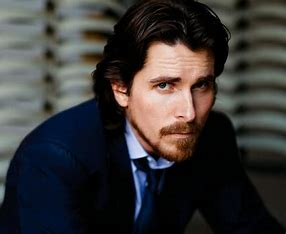
#> input picture Thiru/MTCNN/bale.jpg, 286 x 234 px, found by its file name
$ jupyter execute --allow-errors opencv-demo.ipynb
#> lines starting #> are read from the running program, lines starting #| are printed output that depends on the picture; after the words box and inside, x2 and y2 are one past the last pixel; in counts of white or black regions, pixels touching at a corner belong together
[cell 1]
import cv2 as cv

# Reading image

[cell 2]
import cv2 as cv

img = cv.imread('js.jpg')

cv.imshow('js',img)
cv.waitKey(0)

# Resizing

[cell 3]
# from configparser import Interpolation
import cv2 as cv

img = cv.imread('js-big.jpg')
cv.imshow('js big',img)

def rescaleFrame(frame,scale=0.10):
    width = frame.shape[1]*scale
    height = frame.shape[0]*scale
    dimensions = (int(width),int(height))

    return cv.resize(frame,dimensions,interpolation=cv.INTER_AREA)

#> (the rest of this cell did not finish here and is left out)

# shapes,text

[cell 4]
import cv2 as cv
import numpy as np

blank = np.zeros((500,500,3),dtype='uint8') #creating a blank image
cv.imshow('blank',blank)

#paint
blank[:] = 0,0,255
cv.imshow('Red',blank)


blank[200:300, 300:400] = 175,0,255
cv.imshow('Red',blank)
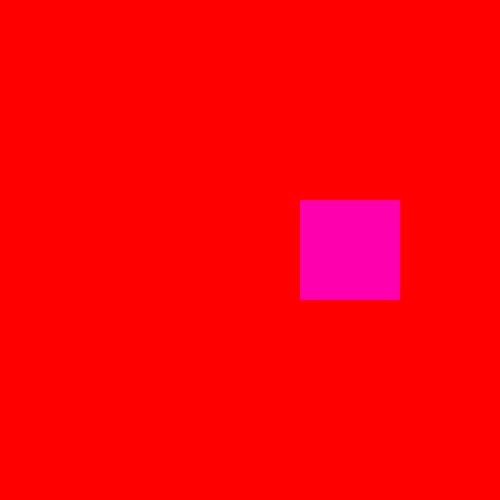
#> window 'Red': shape (500, 500, 3); mean B, G, R 7, 0, 255

#rectangle
cv.rectangle(blank, (0,0),(250,250),(255,0,0),thickness=-1) #-1 used to fill the color
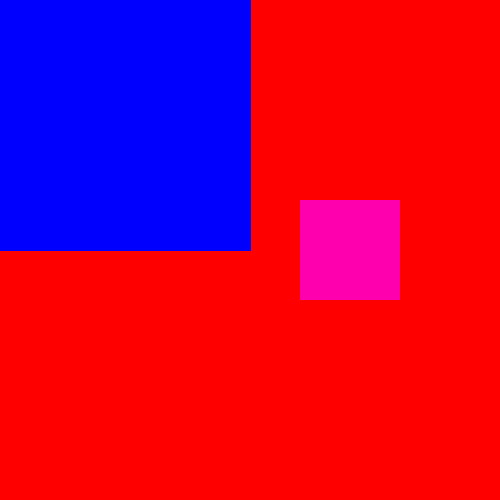
#> blank: shape (500, 500, 3); mean of channels 0, 1, 2 71.3, 0, 190.7; drawn as B, G, R
cv.imshow('rectangle',blank)

#square
cv.rectangle(blank, (0,0),(blank.shape[1]//2,blank.shape[0]//2),(0,0,0),thickness=-1) #-1 used to fill the color
cv.imshow('square',blank)

#circle
cv.circle(blank,(250,250),50,(0,255,0),thickness=3)
cv.imshow('circle',blank)

#line
cv.line(blank,(0,0),(blank.shape[1]//2,blank.shape[0]//2),(255,255,255),thickness=3)
cv.imshow('line',blank)

#text
cv.putText(blank,'hi',(175,175),cv.FONT_HERSHEY_TRIPLEX,1.0,(255,255,255),2)
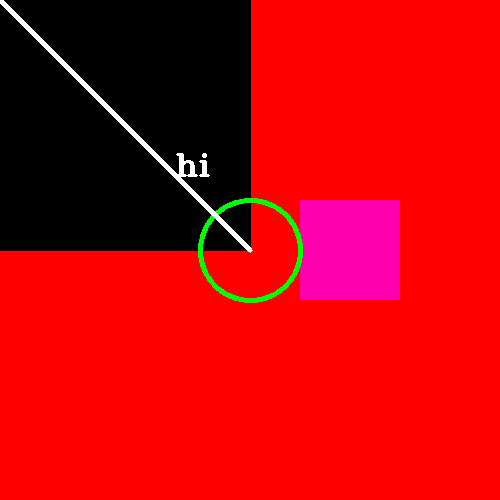
#> blank: shape (500, 500, 3); mean of channels 0, 1, 2 9.1, 3.8, 191.7; drawn as B, G, R
cv.imshow('text',blank)

cv.waitKey(0)

# Basic functions

[cell 5]
import cv2 as cv

img = cv.imread('js.jpg')
cv.imshow('js',img)

#Converting BGR-Grayscale image
#> (the rest of this cell did not finish here and is left out)

# Image Transformations

[cell 6]
import cv2 as cv
import numpy as np

img = cv.imread('avengers.jpg')
cv.imshow('avengers',img)

#translation
''' -x for left
    -y for up
     x for right
     y for down'''

def translate(img,x,y):
    M = np.float32([[1,0,x],[0,1,y]])
    dimensions = (img.shape[1],img.shape[0])
    return cv.warpAffine(img,M,dimensions)

#> (the rest of this cell did not finish here and is left out)

# Contour Detection

[cell 7]
import cv2 as cv
import numpy as np


img = cv.imread('js.jpg')
cv.imshow('js',img)

#> (the rest of this cell did not finish here and is left out)

# Color spaces

[cell 8]
import cv2 as cv
import matplotlib.pyplot as plt


img = cv.imread('boston.jpg')
cv.imshow('boston',img)

''' opencv by default reads in BGR format
whereas matplotlib by default read in RGB format'''
# plt.imshow(img)
# plt.show()

#BGR to Gray scale
#> (the rest of this cell did not finish here and is left out)

# Color channels

[cell 9]
import cv2 as cv
import numpy as np

img = cv.imread('boston.jpg')
cv.imshow('boston',img)

#> (the rest of this cell did not finish here and is left out)

# Blurring Techniques

[cell 10]
import cv2 as cv

img = cv.imread('cats.jpg')
cv.imshow('cats',img)

#Averaging  the middle pixel element would be the average of the neighboring pixels
#> (the rest of this cell did not finish here and is left out)

# Bitwise Operations

[cell 11]
import cv2 as cv
import numpy as np

blank = np.zeros((400,400),dtype='uint8')

rectangle = cv.rectangle(blank.copy(),(30,30),(350,350),255,-1)
circle = cv.circle(blank.copy(),(200,200),200,255,-1)

cv.imshow('rectangle',rectangle)
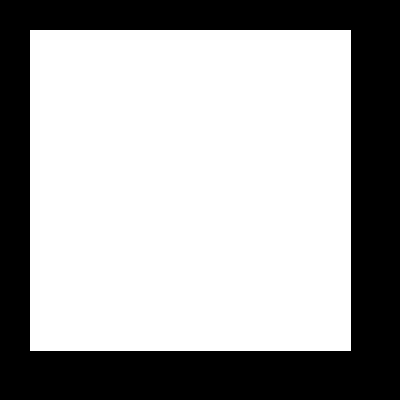
#> window 'rectangle': shape (400, 400); 64.4% white; 1 black region, box (x1, y1, x2, y2) and area: (0, 0, 400, 400) 56959
cv.imshow('circle',circle)
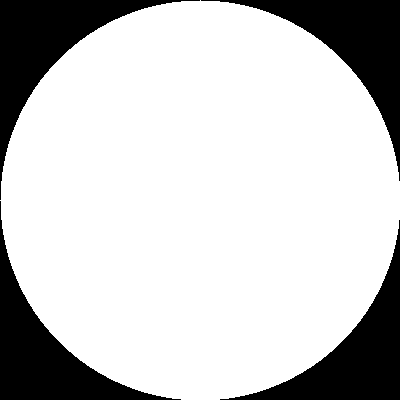
#> window 'circle': shape (400, 400); 78.5% white; 4 black regions, box (x1, y1, x2, y2) and area: (0, 0, 200, 200) 8793, (201, 0, 400, 181) 8593, (0, 201, 181, 400) 8593, (220, 220, 400, 400) 8394

#bitwise AND returns the intersection of two images
bitwise_and = cv.bitwise_and(rectangle,circle)
cv.imshow('and',bitwise_and)
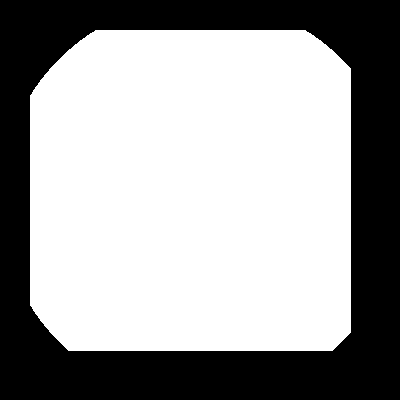
#> window 'and': shape (400, 400); 62.1% white; 1 black region, box (x1, y1, x2, y2) and area: (0, 0, 400, 400) 60567

#bitwise OR returns combination of two images
bitwise_or = cv.bitwise_or(rectangle,circle)
cv.imshow('or',bitwise_or)
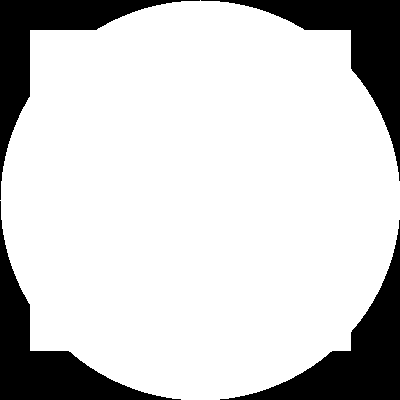
#> window 'or': shape (400, 400); 80.8% white; 4 black regions, box (x1, y1, x2, y2) and area: (220, 220, 400, 400) 8223, (201, 0, 400, 181) 7791, (0, 201, 181, 400) 7791, (0, 0, 200, 200) 6960

#bitwise Xor returns non intersecting regions
bitwise_xor = cv.bitwise_xor(rectangle,circle)
cv.imshow('xor',bitwise_xor)
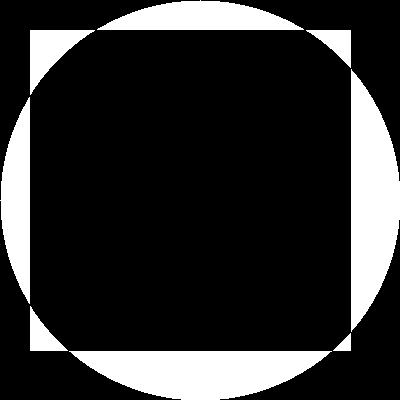
#> window 'xor': shape (400, 400); 18.6% white; 8 white regions, largest, box (x1, y1, x2, y2) and area: (351, 69, 400, 332) 8927, (69, 351, 332, 400) 8927, (97, 0, 304, 30) 4170

#bitwise not
bitwise_not = cv.bitwise_not(rectangle)
cv.imshow('not',bitwise_not)

cv.waitKey(0)

# Masking

[cell 12]
import cv2 as cv
import numpy as np
#Masking is the way of focusing on part of the image

img = cv.imread('cats.jpg')
cv.imshow('cats',img)

#> (the rest of this cell did not finish here and is left out)

# Computing Histograms

[cell 13]
#Histograms helps in visualizing pixel distrubutions in image
import cv2 as cv
import matplotlib.pyplot as plt
import numpy as np

img = cv.imread('cats.jpg')
cv.imshow('cat',img)

#> (the rest of this cell did not finish here and is left out)

# Thresholding

[cell 14]
import cv2 as cv


img = cv.imread('cats.jpg')
cv.imshow('cats',img)

#> (the rest of this cell did not finish here and is left out)

# Edge detection

[cell 15]
import cv2 as cv

img = cv.imread('boston.jpg')
cv.imshow('img',img)

#> (the rest of this cell did not finish here and is left out)

# Face Detection using HaarCascade

[cell 16]
import cv2 as cv

img = cv.imread('bale.jpg')
#> img is the input picture: shape (234, 286, 3); mean B, G, R 54.5, 55.4, 57.6
cv.imshow('bale', img)

gray = cv.cvtColor(img, cv.COLOR_BGR2GRAY)
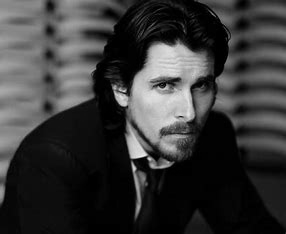
#> gray: shape (234, 286); min 0, max 236, mean 55.9
cv.imshow('Gray People', gray)

haar_cascade = cv.CascadeClassifier('haarcascade_frontalface_default.xml')

faces_rect = haar_cascade.detectMultiScale(gray, scaleFactor=1.1, minNeighbors=3)
#> faces_rect = [[129, 43, 112, 112]]

print(f'Number of faces found = {len(faces_rect)}')
#| Number of faces found = 1

for (x,y,w,h) in faces_rect:
    cv.rectangle(img, (x,y), (x+w,y+h), (0,255,0), thickness=2)
#> this loop made 1 pass
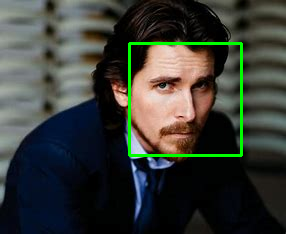
#> img: shape (234, 286, 3); 2% of pixels changed, all inside (x1, y1, x2, y2) = (128, 42, 243, 157)

cv.imshow('Detected Faces', img)
cv.waitKey(0)
#> Out = 27

$ run again, with afzal/sample_image.jpg copied over Thiru/MTCNN/bale.jpg
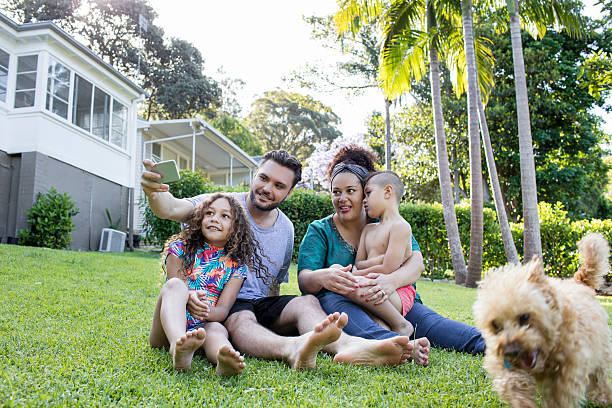
#> input picture afzal/sample_image.jpg, 612 x 408 px, found by its file name
#> img is the input picture: shape (408, 612, 3); mean B, G, R 130.3, 155.8, 147.1
#> `gray = cv.cvtColor(img, cv.COLOR_BGR2GRAY)`:
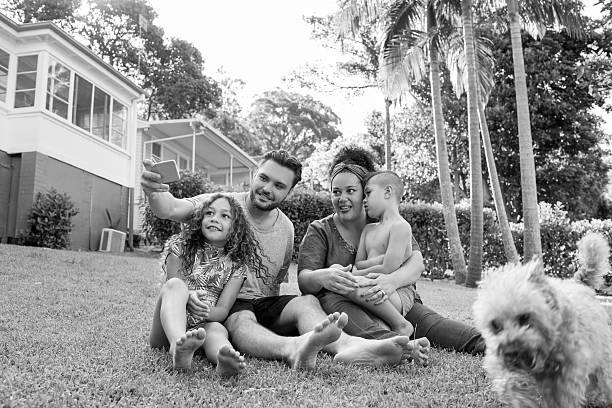
#> gray: shape (408, 612); min 0, max 255, mean 150.3
#> faces_rect = [[198, 200, 38, 38]]
#| Number of faces found = 1
#> the loop `for (x,y,w,h) in faces_rect:` made 1 pass
#> after the loop `for (x,y,w,h) in faces_rect:`:
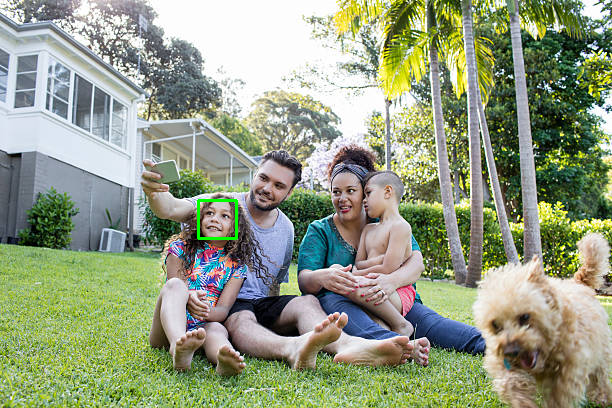
#> img: shape (408, 612, 3); 0.18% of pixels changed, all inside (x1, y1, x2, y2) = (197, 199, 238, 240)
#> Out = 27
